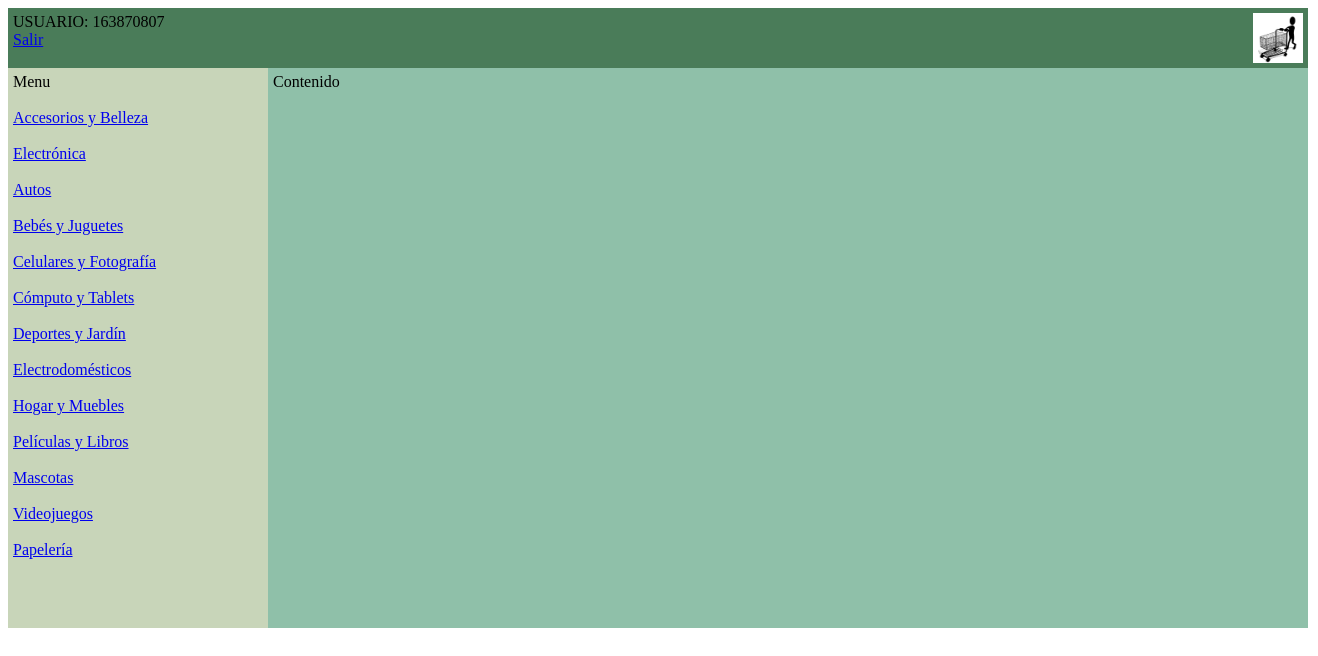
/index.php/carrito/ctienda, run on the app's committed database.
### tables this page shows
CREATE TABLE IF NOT EXISTS `departamento` (
  `clave_departamento` int(11) NOT NULL DEFAULT '0',
  `nom_departamento` varchar(255) NOT NULL DEFAULT '',
  PRIMARY KEY (`clave_departamento`,`nom_departamento`)
);

### application/controllers/carrito/ctienda.php (called while the page is built, shortened)
<?php if ( ! defined('BASEPATH')) exit('No direct script access allowed');
    class Ctienda extends CI_Controller {
	public function __construct(){
            $this->load->model('carrito/tienda_modelo');
            $departamentos['departamentos']=$this->tienda_modelo->departamento();
            $this->config->set_item('departamentos',$departamentos);
	}
	public function index(){
            $this->load->view('fijos/cabecera');
            $this->load->view('fijos/menus',$this->config->item('departamentos'));
            $this->load->view('contenidos/contenido');
            $this->load->view('fijos/cierre');
	}
    }
?>

### index.php (called while the page is built, shortened)
<?php
require_once BASEPATH.'core/CodeIgniter.php';

### application/models/carrito/tienda_modelo.php (called while the page is built, shortened)
<?php
	class Tienda_modelo extends CI_Model{
		public function departamento(){
            $consulta=$this->db->get('departamento');
            if($consulta->num_rows()>0)
                return $consulta->result_array();
            else
                return false;
        }
	}
?>

### application/views/fijos/menus.php (the view, shortened to what this page needs)
<div id="barra-lateral">Menu <br><br/>
    <?php
    if($departamentos){
        foreach ($departamentos  as $columna){
            $clave = $columna['clave_departamento'];
            $depa = $columna['nom_departamento'];
    ?>
            <a href="<?=base_url()?>ctienda/listar_productos/<?=$clave?>">
                <?=$depa?>
            </a>
            <br/><br/>
    <?php
        }
    }
    ?>
</div>

### application/views/fijos/cabecera.php (shortened to what this page needs)
<!DOCTYPE html>
<html lang="es">
<head>
<link href='<?=base_url()?>css/estilo.css' rel="stylesheet" type="text/css">
</head>
<body>
	<div id="contenedor">
                <div id="cabecera">
                	<a href="<?=base_url()?>ctienda/ver_carrito">
                		<img id='carrito' src="<?=base_url()?>imagenes/carrito.gif" title='Consultar Carrito'>
                	</a>
                	USUARIO: <?php print_r($_SESSION['usuario'])  ?>
                	<br>
					<a href="<?=base_url()?>ctienda/salir">Salir</a>
                </div>

### application/views/contenidos/contenido.php
<div id='contenido'>
	Contenido
</div>

### application/views/fijos/cierre.php
   </div>
</body>
</html>

### css/estilo.css (style rules this page uses)
#contenedor { width:1300px; height:550px; }
#cabecera { background-color:#4a7c59; height:50px; padding:5px; }
#contenido { background-color:#8fc0a9; float: left; width:1030px; height:100%; padding:5px; }
#barra-lateral { background-color:#C8D5B9; float:left; width:250px; height:100%; padding:5px; }
img#carrito { float: right; width:50px; height:50px; }

### data on the page
departamento: nom_departamento "Accesorios y Belleza"
departamento: nom_departamento "Electrónica"
departamento: nom_departamento "Autos"
departamento: nom_departamento "Bebés y Juguetes"
departamento: nom_departamento "Celulares y Fotografía"
departamento: nom_departamento "Cómputo y Tablets"
departamento: nom_departamento "Deportes y Jardín"
departamento: nom_departamento "Electrodomésticos"
departamento: nom_departamento "Hogar y Muebles"
departamento: nom_departamento "Películas y Libros"
departamento: nom_departamento "Mascotas"
departamento: nom_departamento "Videojuegos"
departamento: nom_departamento "Papelería"
